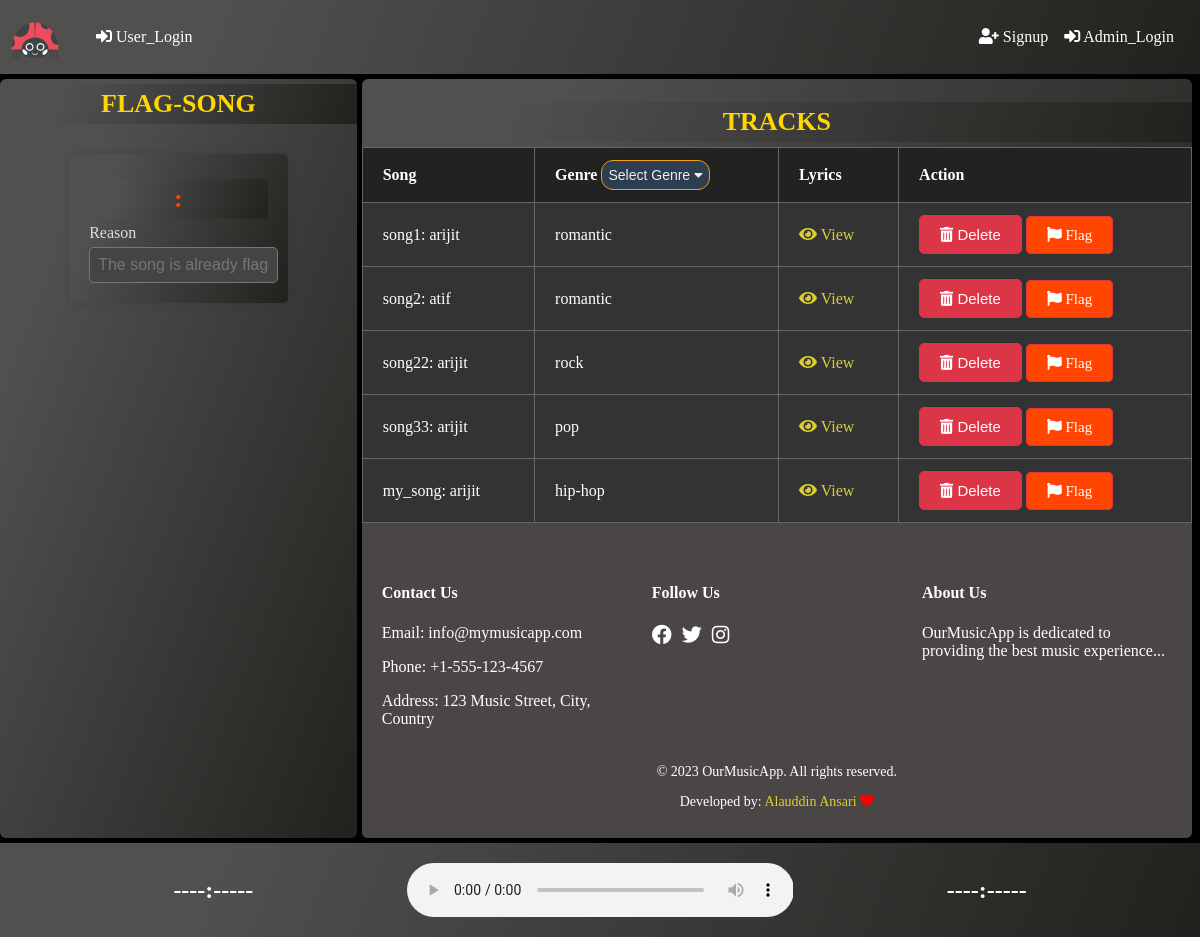
The page /flag_song/1912427b-1b8c-466c-9fd3-cfb6eb2ab8c5 on the database its author committed.
### models/music_model.py (models this page shows)
class Song(db.Model):
    id = db.Column(db.String(36), primary_key=True, default=generate_uuid, unique=True)
    title = db.Column(db.String(100), nullable=False)
    artist = db.Column(db.String(100), nullable=False)
    lyrics = db.Column(db.Text)
    genre = db.Column(db.String(50))
    hits = db.Column(db.Integer, default=0)
    creator_id = db.Column(db.String(36), db.ForeignKey('user.id'), nullable=False)
    average_rating = db.Column(db.Float, default=0.0)
    ratings = db.relationship('Rating', backref='song', lazy=True)

### views/song_view.py (the view, shortened to what this page needs)
class FlagSongView(MethodView):
    def get(self, song_id):
        song_to_flag = Song.query.get(song_id)
        is_flagged = FlaggedContent.query.filter_by(song_id=song_id).first()
        if is_flagged:
            is_flagged = True
        else:
            is_flagged = False
        songs = Song.query.all()
        stats_data = admin_stats()
        return render_template('flag_song.html', song_to_flag=song_to_flag, is_flagged=is_flagged,stats_data=stats_data, songs=songs)

### templates/flag_song.html (shortened to what this page needs)
{% extends 'layout.html' %}
{% block post_login_form %}
    <h1 id="heading">FLAG-SONG</h1>
    <form class="upload-form" method="POST" action="{{ url_for('song.flag_song', song_id=song_to_flag.id) }}">
        <h1 id ="heading" style="color: orangered;">{{ song_to_flag.title }}: {{ song_to_flag.artist }}</h1>
        <div class="form-group">
            <label for="reason">Reason</label>
            {% if not is_flagged %}
                <input type="text" id="reason" name="reason" placeholder="Reason" class="form-control">
            {% else %}
                <input type="text" id="reason" name="reason" placeholder="The song is already flagged!!" class="form-control">
            {% endif %}
        </div>
    </form>
{% endblock %}
{% block content %}
    <table class="data-table" style="animation: none;">
        <h1 id="heading">TRACKS</h1>
        <thead>
            <tr>
                <th>Song</th>
                <th>
                    Genre
                    <div class="dropdown">
                        <button class="dropbtn">Select Genre <i class="fa fa-caret-down"></i></button>
                    </div>
                </th>
                <th>Lyrics</th>
                <th>Action</th>
            </tr>
        </thead>
        <tbody>
            {% for song in songs %}
                <tr class="data-row">
                    <td>{{ song.title }}: {{ song.artist }}</td>
                    <td>{{ song.genre }}</td>
                    <td><a href="{{ url_for('song.song_lyrics', id=song.id) }}"><i class="fas fa-eye"></i> View</a></td>
                    <td>
                        {% set action_url = url_for('song.delete_song', id=song.id) %}
                        <button id="delete-btn" onclick="showConfirmation('{{ action_url }}')"><i class="fas fa-trash-alt"></i> Delete</button>
                        <a href="{{ url_for('song.flag_song', song_id=song.id) }}" style="background-color: orangered;" id="delete-btn"><i class="fas fa-flag"></i> Flag</a>
                    </td>
                </tr>
            {% endfor %}
        </tbody>
    </table>
{% endblock %}

### static/style.css (style rules this page uses)
body { background: black; }
#heading { background: rgb(33,33,30); background: linear-gradient(291deg, rgba(33,33,30,1) 0%, rgba(82,80,79,1) 82%); font-size: 26px; margin: 5px; padding: 5px; border-radius: 0px; text-align: center; color: gold; margin-left: 0px; margin-right: 0px; }
#delete-btn { font-size: 15px; color: #fff; background-color: #dc3545; padding: 10px 20px; border: 1px solid #dc3545; border-radius: 5px; cursor: pointer; transition: background-color 0.3s ease, color 0.3s ease; }
.data-table { width: 100%; border-collapse: collapse; color: #fff; background: #333; animation: fadeIn 0.7s ease-out; }
.data-table th, .data-table td { padding: 12px 20px; text-align: left; border: 1px solid #666; }
.data-table th { background: #222; }
.data-row { transition: background-color 0.3s; }
.upload-form { width: 50%; margin: 20px auto; background: rgb(33, 33, 30); background: linear-gradient(291deg, rgba(33, 33, 30, 1) 0%, rgba(82, 80, 79, 1) 82%); color: #ddd; padding: 20px; border-radius: 5px; box-shadow: 0 0 10px rgba(0, 0, 0, 0.1); opacity: 0; transition: box-shadow 0.3s; }
label { display: block; margin-bottom: 5px; color: #ddd; }
.form-control, .form-control-file { width: 96%; padding: 8px; font-size: 16px; border: 1px solid #777; border-radius: 5px; background-color: #444; color: #ddd; }
.upload-form { animation: slide-in 1s forwards; }
.common-link, .creator-link, a { text-decoration: none; color: #d9ce34; }
.dropdown { position: relative; display: inline-block; }
.dropbtn { background-color: #2c3e50; color: #ecf0f1; padding: 6px; font-size: 14px; border-radius: 12px; border: 1px solid #f39c12; cursor: pointer; }

### rows shown on the page
Song: title "song1", artist "arijit", genre "romantic"
Song: title "song2", artist "atif", genre "romantic"
Song: title "song22", artist "arijit", genre "rock"
Song: title "song33", artist "arijit", genre "pop"
Song: title "my_song", artist "arijit", genre "hip-hop"
